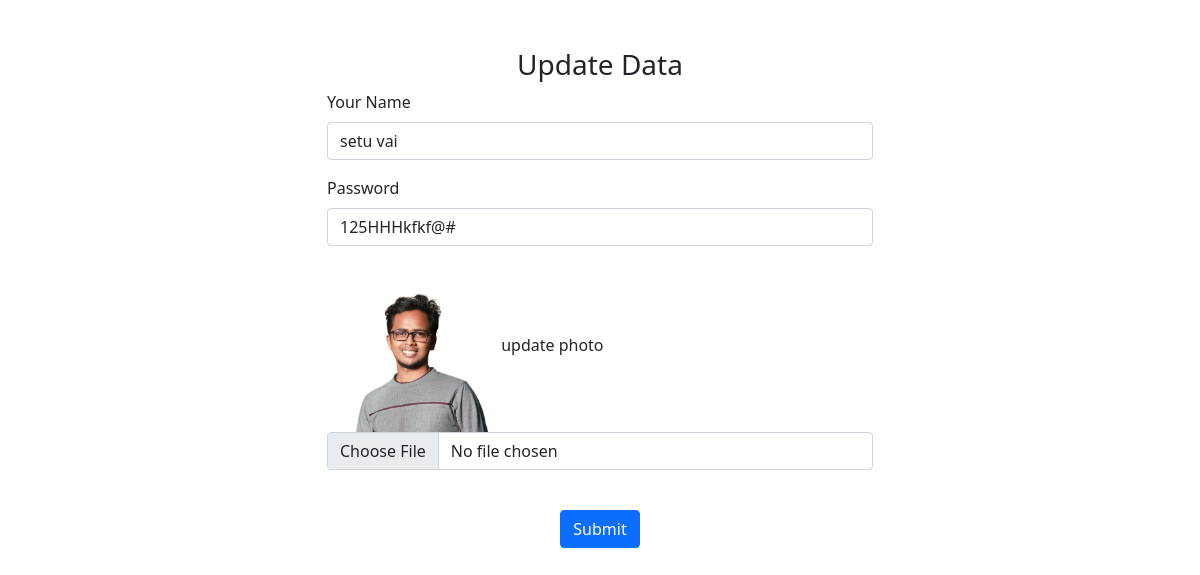
Page /update.php?id=29 (signed in) on the committed database.
### tables this page shows
CREATE TABLE `user` (
  `id` int(11) NOT NULL,
  `name` varchar(200) NOT NULL,
  `pass` varchar(250) NOT NULL,
  `img` varchar(255) NOT NULL
);

### update.php (the view, shortened to what this page needs)
<?php
    require('include/header.php');
    require('include/config.php');
    $id = $_GET["id"];
    $query  = "SELECT * FROM user WHERE id=$id";
    $insart = mysqli_query($db_connect,$query);
    $assoc  = mysqli_fetch_assoc($insart);
?>
<section>
        <div class="container">
            <div class="row mt-5 border-1">
                <h3 class="text-center">Update Data</h3>
                <div class="col-3"></div>
                <div class="col-6">
                    <form action="update_post.php" method="post" enctype="multipart/form-data">
                    <div class="mb-3">
                            <label for="name" class="form-label">Your Name</label>
                            <input type="text" value="<?php echo $assoc['name']?>" class="form-control" name="name">
                        </div>
                        <div class="mb-3">
                            <label for="exampleInputPassword1" class="form-label">Password</label>
                            <input type="text" class="form-control" value="<?php echo $assoc['pass']?>" name="password" id="exampleInputPassword1">
                        </div>
                        <div class="mb-3">
                            <img style="hight: 170px; width: 170px;" src="upload/profile/<?php echo $assoc['img']?>">
                            <label for="formFile" class="form-label">update photo</label>
                            <input class="form-control" name="photo" type="file" oninput="pic.src=window.URL.createObjectURL(this.files[0])">
                        </div>
                        <div class="text-center">
                            <button type="submit" class="btn btn-primary ">Submit</button>
                        </div>
                    </form>
                </div>
                <div class="col-3"></div>
            </div>
        </div>
    </section>
<?php require('include/footer.php'); ?>

### rows in the picture
user: name "setu vai", password "125HHHkfkf@#", img (picture)
